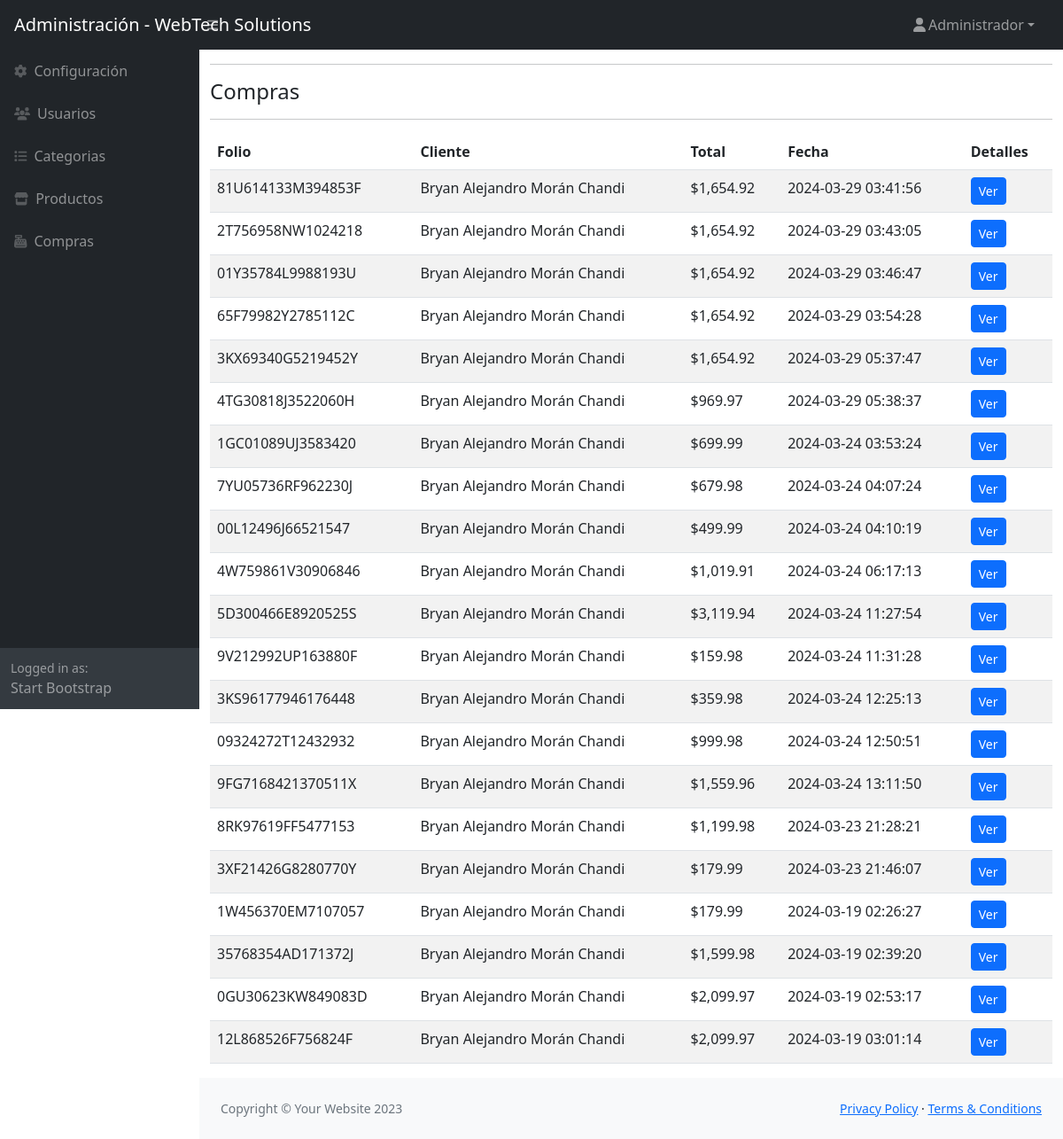
Screenshot of /admin/compras/index.php (signed in) with the database file from the repository.
### tables this page shows
CREATE TABLE `compra` (
  `id` int(11) NOT NULL,
  `id_transaccion` varchar(20) NOT NULL,
  `fecha` datetime NOT NULL,
  `status` varchar(20) NOT NULL,
  `email` varchar(50) NOT NULL,
  `id_cliente` varchar(20) NOT NULL,
  `total` decimal(10,2) NOT NULL
);

### admin/compras/index.php (the view, shortened to what this page needs)
<?php
$db = new Database();
$con = $db->conectar();
$sql = "SELECT id_transaccion, fecha, status, total, CONCAT(nombres, ' ', apellidos) AS cliente
FROM compra
INNER JOIN clientes ON compra.id_cliente = clientes.id
ORDER BY DATE(fecha) DESC";
$resultado = $con->query($sql);
require '../header.php';
?>
<main class="flex-shrink-0">
    <div class="container">
    <hr>
    <h4>Compras</h4>
        <hr>
        <div class="table-responsive">
            <table class="table table-striped">
                <thead>
                    <tr>
                        <th>Folio</th>
                        <th>Cliente</th>
                        <th>Total</th>
                        <th>Fecha</th>
                        <th>Detalles</th>
                    </tr>
                </thead>
                <tbody>
                    <?php while ($row = $resultado->fetch(PDO::FETCH_ASSOC)) { ?>
                        <tr>
                            <td><?php echo $row['id_transaccion']; ?></td>
                            <td><?php echo $row['cliente']; ?></td>
                            <td>$<?php echo number_format($row['total'], 2); ?></td>
                            <td><?php echo $row['fecha']; ?></td>
                            <td>
                                <button type="button" class="btn btn-sm btn-primary" data-bs-toggle="modal" data-bs-target="#detalleModal" data-bs-orden="<?php echo $row['id_transaccion']; ?>">Ver
                                </button>
                            </td>
                        </tr>
                    <?php } ?>
                </tbody>
            </table>
        </div>
    </div>
</main>
<?php require_once '../footer.php'; ?>

### rows the page displays
compra: id_transaccion "81U614133M394853F", cliente "Bryan Alejandro Morán Chandi", total "1,654.92", fecha "2024-03-29 03:41:56"
compra: id_transaccion "2T756958NW1024218", cliente "Bryan Alejandro Morán Chandi", total "1,654.92", fecha "2024-03-29 03:43:05"
compra: id_transaccion "01Y35784L9988193U", cliente "Bryan Alejandro Morán Chandi", total "1,654.92", fecha "2024-03-29 03:46:47"
compra: id_transaccion "65F79982Y2785112C", cliente "Bryan Alejandro Morán Chandi", total "1,654.92", fecha "2024-03-29 03:54:28"
compra: id_transaccion "3KX69340G5219452Y", cliente "Bryan Alejandro Morán Chandi", total "1,654.92", fecha "2024-03-29 05:37:47"
compra: id_transaccion "4TG30818J3522060H", cliente "Bryan Alejandro Morán Chandi", total "969.97", fecha "2024-03-29 05:38:37"
compra: id_transaccion "1GC01089UJ3583420", cliente "Bryan Alejandro Morán Chandi", total "699.99", fecha "2024-03-24 03:53:24"
compra: id_transaccion "7YU05736RF962230J", cliente "Bryan Alejandro Morán Chandi", total "679.98", fecha "2024-03-24 04:07:24"
compra: id_transaccion "00L12496J66521547", cliente "Bryan Alejandro Morán Chandi", total "499.99", fecha "2024-03-24 04:10:19"
compra: id_transaccion "4W759861V30906846", cliente "Bryan Alejandro Morán Chandi", total "1,019.91", fecha "2024-03-24 06:17:13"
compra: id_transaccion "5D300466E8920525S", cliente "Bryan Alejandro Morán Chandi", total "3,119.94", fecha "2024-03-24 11:27:54"
compra: id_transaccion "9V212992UP163880F", cliente "Bryan Alejandro Morán Chandi", total "159.98", fecha "2024-03-24 11:31:28"
compra: id_transaccion "3KS96177946176448", cliente "Bryan Alejandro Morán Chandi", total "359.98", fecha "2024-03-24 12:25:13"
compra: id_transaccion "09324272T12432932", cliente "Bryan Alejandro Morán Chandi", total "999.98", fecha "2024-03-24 12:50:51"
compra: id_transaccion "9FG7168421370511X", cliente "Bryan Alejandro Morán Chandi", total "1,559.96", fecha "2024-03-24 13:11:50"
compra: id_transaccion "8RK97619FF5477153", cliente "Bryan Alejandro Morán Chandi", total "1,199.98", fecha "2024-03-23 21:28:21"
compra: id_transaccion "3XF21426G8280770Y", cliente "Bryan Alejandro Morán Chandi", total "179.99", fecha "2024-03-23 21:46:07"
compra: id_transaccion "1W456370EM7107057", cliente "Bryan Alejandro Morán Chandi", total "179.99", fecha "2024-03-19 02:26:27"
compra: id_transaccion "35768354AD171372J", cliente "Bryan Alejandro Morán Chandi", total "1,599.98", fecha "2024-03-19 02:39:20"
compra: id_transaccion "0GU30623KW849083D", cliente "Bryan Alejandro Morán Chandi", total "2,099.97", fecha "2024-03-19 02:53:17"
compra: id_transaccion "12L868526F756824F", cliente "Bryan Alejandro Morán Chandi", total "2,099.97", fecha "2024-03-19 03:01:14"

### other values shown
$_SESSION['user_name'] "Administrador"
